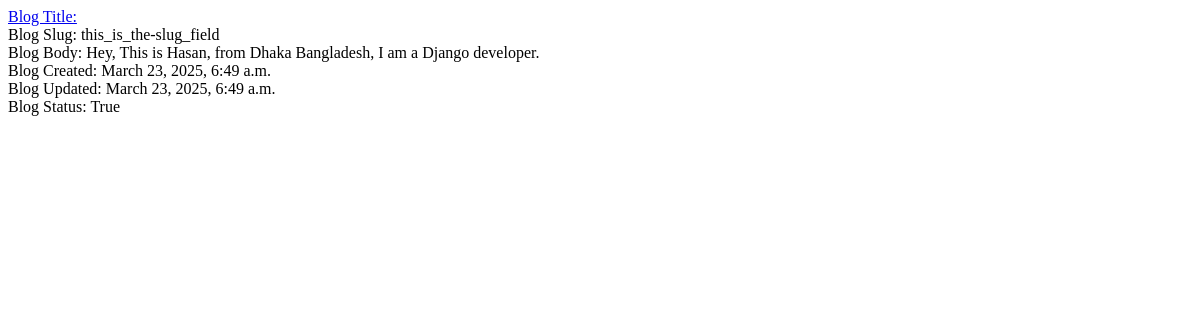
The app's page /, older data.
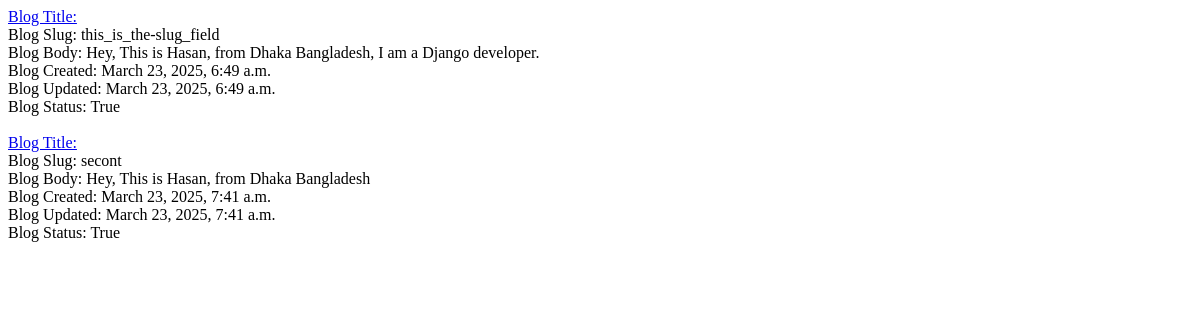
The same page, newer data.
### Blog/models.py (models this page shows, shortened)
class Blog(models.Model):
    title = models.CharField(max_length=100)
    slug = models.SlugField(max_length=100)
    body = models.TextField()
    created = models.DateTimeField(auto_now_add=True)
    updated = models.DateTimeField(auto_now=True)
    status = models.BooleanField(default=True)
    class Meta:
        ordering = ['created']

### Blog/views.py (the view)
# urls.py: path('', views.BlogList, name='blog'),
def BlogList(request):
    data = Blog.objects.all()
    context = {
        'data':data
    }
    return render(request, 'blog.html', context)

### Blog/templates/blog.html (shortened to what this page needs)
{% extends "base.html" %}
{% load static %}
{% block content %}
<div>
    {% for data in data %}
    <a href="{% url "details" data.id %}">Blog Title: {{ blog.title }}</a>
    <div>Blog Slug: {{ data.slug }}</div>
    <div>Blog Body: {{ data.body }}</div>
    <div>Blog Created: {{ data.created }}</div>
    <div>Blog Updated: {{ data.updated }}</div>
    <div>Blog Status: {{ data.status }}</div> <br>
    {% endfor %}
</div>
{% endblock content %}

### templates/base.html (shortened to what this page needs)
<!DOCTYPE html>
<html lang="en">
<head>
</head>
<body>
    {% block content %} {% endblock content %}
</body>
</html>

Row changes from the older to the newer data that the page shows:
added Blog: slug "secont", body "Hey, This is Hasan, from Dhaka Bangladesh", created "March 23, 2025, 7:41 a.m.", updated "March 23, 2025, 7:41 a.m.", status "True"
